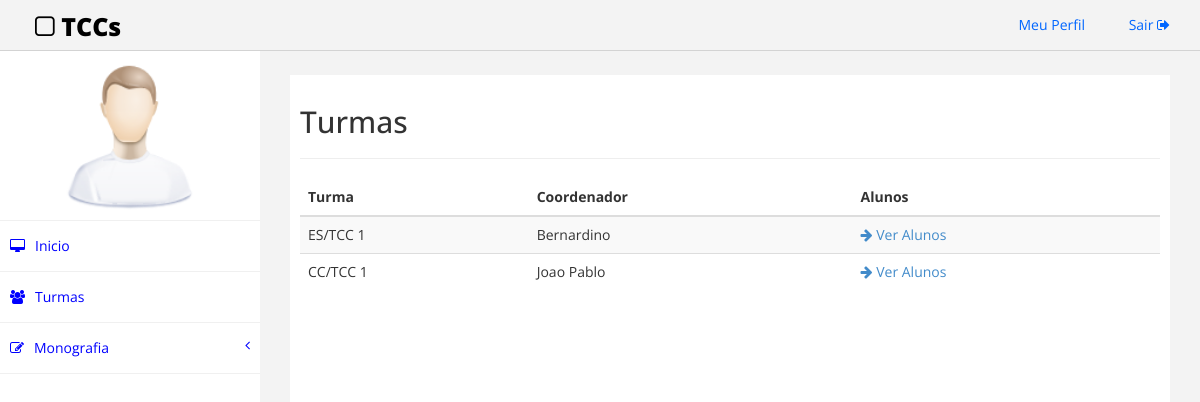
The app's page /src/turmas.php (signed in) with its own data.
### tables this page shows
CREATE TABLE IF NOT EXISTS `turma` (
  `nomeTurma` varchar(15) NOT NULL,
  `Professor_siape` varchar(20) NOT NULL,
  PRIMARY KEY (`nomeTurma`),
  KEY `fk_Turma_Professor1_idx` (`Professor_siape`)
);

CREATE TABLE IF NOT EXISTS `professor` (
  `siape` varchar(20) NOT NULL,
  `nome` varchar(50) NOT NULL,
  `senha` varchar(45) NOT NULL,
  `email` varchar(50) NOT NULL,
  PRIMARY KEY (`siape`)
);

### src/turmas.php (the view, shortened to what this page needs)
<!DOCTYPE html>
<html>
<head>
    <link href="assets/css/bootstrap.css" rel="stylesheet" />
    <link href="assets/css/font-awesome.css" rel="stylesheet" />
    <link href="assets/css/custom.css" rel="stylesheet" />
</head>
<body>
    <div id="wrapper">
         <div class="navbar navbar-inverse navbar-fixed-top">
            <div class="adjust-nav">
                <div class="navbar-header">
                    <a class="navbar-brand" href="#"><i class="fa fa-square-o "></i>&nbsp;TCCs</a>
                </div>
                <div class="navbar-collapse collapse">
                    <ul class="nav navbar-nav navbar-right">
                        <li><a href="./perfil.php">Meu Perfil <i class="fa fa-user-circle "></i></a></li>
                        <li><a href="./action/logout.php">Sair <i class="fa fa-sign-out "></i></a></li>
                    </ul>
                </div>
            </div>
        </div>
        <nav class="navbar-default navbar-side" role="navigation">
            <div class="sidebar-collapse">
                <ul class="nav" id="main-menu">
                    <li class="text-center user-image-back">
                        <img src="assets/img/find_user.png" class="img-responsive user-image" />
                    </li>
                    <li>
                        <a href=<?php if($_SESSION['sou'] == 2){
        echo "'indexProfessor.php'";} else {echo "'indexCoordenador.php'";} ?>><i class="fa fa-desktop "></i>Inicio</a>
                    </li>
                    <li>
                        <a href="#"><i class="fa fa-users "></i>Turmas</a>
                    </li>
                    <li>
                        <a href="#"><i class="fa fa-edit "></i>Monografia<span class="fa arrow"></span></a>
                    </li>
            </div>
        </nav>
        <div id="page-wrapper" >
            <div id="page-inner">
                <div class="row">
                    <div class="col-md-12">
                     <h2>Turmas</h2>
                     <hr />
                    </div>
                </div>
                <div class="row">
                    <div class="col-md-12">
                        <table class="table table-striped table-hover table-responsive">
                            <thead>
                                <tr>
                                    <th>
                                        Turma
                                    </th>
                                    <th>
                                        Coordenador
                                    </th>
                                    <th>
                                        Alunos
                                    </th>
                                </tr>
                            </thead>
                            <tbody>
                                <?php
                                    $conn = new Connection();
                                    $connection = $conn->getConnection();
                                    $sql = "SELECT `turma`.`nomeTurma`, `professor`.`nome` FROM `professor` LEFT JOIN `turma` ON `turma`.`Professor_siape` = `professor`.`siape` WHERE (`turma`.`nomeTurma` IS NOT NULL);";
                                    $resultado = mysqli_query($connection, $sql) or die ("Erro ao conectar na tabela " . mysqli_error($connection));
                                    while($row = $resultado->fetch_assoc()) {
                                            echo "<tr>
                                                    <td>
                                                        ".$row["nomeTurma"]."
                                                    </td>
                                                    <td>
                                                        ".$row["nome"]."
                                                    </td>
                                                    <td>
                                                        <a href='alunos.php?nomeTurma=".$row["nomeTurma"]."'><i class='fa fa-arrow-right' aria-hidden='true'></i><span> Ver Alunos</span></a>
                                                    </td>
                                                </tr>";
                                    }
                                ?>
                            </tbody>
                        </table>
                    </div>
                </div>
            </div>
            </div>
        </div>
</body>
</html>

### src/assets/css/custom.css (style rules this page uses)
body { font-family: 'Open Sans', sans-serif; }
#wrapper { width: 100%; margin-top:50px; }
#page-wrapper { padding: 15px 15px; min-height: 600px; background:#F3F3F3; }
#page-inner { width:100%; margin:10px 20px 10px 0px; background-color:#fff!important; padding:10px; min-height:1200px; }
.text-center { text-align:center; }
.user-image-back { background-color: white; padding: 10px; }
.user-image { width: 150px; height: 150px; display: block; margin: 0 auto; }
.navbar-inverse .navbar-nav > li > a { color: #06F; }
.arrow { float: right; }
.fa.arrow:before { content: "\f104"; }
.sidebar-collapse , .sidebar-collapse .nav { background:none; }
.sidebar-collapse .nav { padding:0; }
.sidebar-collapse .nav > li > a { background: #FFFFFF; text-shadow: none; color:#0000FF; }
.sidebar-collapse > .nav > li > a { padding:15px 10px; }
.sidebar-collapse > .nav > li { border-bottom: 1px solid rgba(240, 240, 240, 1) !important; }
.navbar-side { border:none; background-color: #202020; }
.navbar-inverse { background-color: #f3f3f3; border-color: #D3D3D3; }
.navbar-default { border:0px solid #DDDDDD; }
.nav > li > a > i { margin-right:10px; }
.navbar-inverse .navbar-brand { color: #000000; font-size: 25px; font-weight: 900; }
.adjust-nav { padding-left:20px;padding-right:20px; }
@media (min-width:768px) { #page-wrapper { margin: 0 0 0 260px; padding: 15px 30px; min-height: 1200px; } }
@media (min-width:768px) { .navbar-side { z-index: 1; position: absolute; width: 260px; } }
@media (min-width:768px) { .navbar { border-radius: 0px; } }

### records on screen
turma: nomeTurma "ES/TCC 1", Professor_siape.nome "Bernardino"
turma: nomeTurma "CC/TCC 1", Professor_siape.nome "Joao Pablo"
